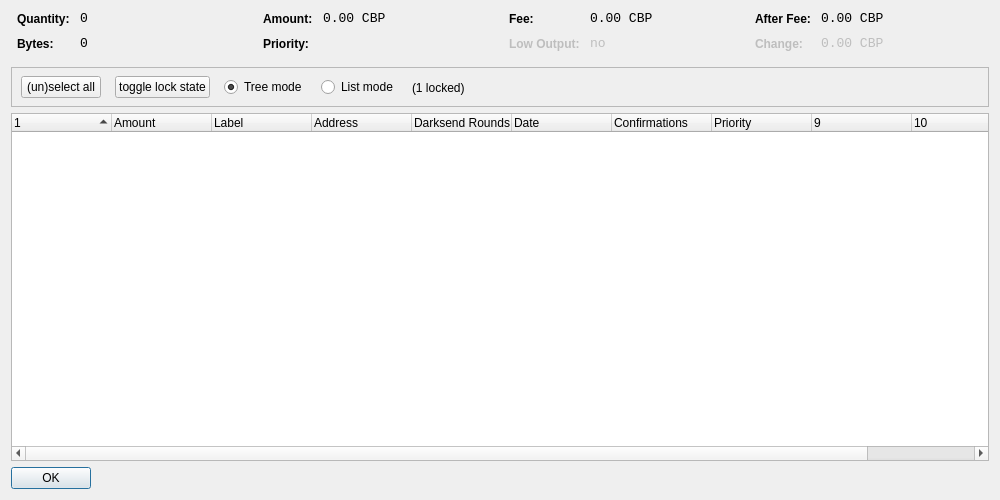
<?xml version="1.0" encoding="UTF-8"?>
<ui version="4.0">
 <class>CoinControlDialog</class>
 <widget class="QDialog" name="CoinControlDialog">
  <property name="geometry">
   <rect>
    <x>0</x>
    <y>0</y>
    <width>1000</width>
    <height>500</height>
   </rect>
  </property>
  <property name="windowTitle">
   <string>Coin Control</string>
  </property>
  <layout class="QVBoxLayout" name="verticalLayout">
   <item>
    <layout class="QHBoxLayout" name="horizontalLayoutTop" stretch="0,0,0,0">
     <property name="topMargin">
      <number>0</number>
     </property>
     <property name="bottomMargin">
      <number>10</number>
     </property>
     <item>
      <layout class="QFormLayout" name="formLayoutCoinControl1">
       <property name="horizontalSpacing">
        <number>10</number>
       </property>
       <property name="verticalSpacing">
        <number>10</number>
       </property>
       <property name="leftMargin">
        <number>6</number>
       </property>
       <property name="rightMargin">
        <number>6</number>
       </property>
       <item row="0" column="0">
        <widget class="QLabel" name="labelCoinControlQuantityText">
         <property name="styleSheet">
          <string notr="true">font-weight:bold;</string>
         </property>
         <property name="text">
          <string>Quantity:</string>
         </property>
        </widget>
       </item>
       <item row="0" column="1">
        <widget class="QLabel" name="labelCoinControlQuantity">
         <property name="font">
          <font>
           <family>Monospace</family>
           <pointsize>10</pointsize>
          </font>
         </property>
         <property name="cursor">
          <cursorShape>IBeamCursor</cursorShape>
         </property>
         <property name="contextMenuPolicy">
          <enum>Qt::ActionsContextMenu</enum>
         </property>
         <property name="text">
          <string notr="true">0</string>
         </property>
         <property name="textInteractionFlags">
          <set>Qt::LinksAccessibleByMouse|Qt::TextSelectableByKeyboard|Qt::TextSelectableByMouse</set>
         </property>
        </widget>
       </item>
       <item row="1" column="0">
        <widget class="QLabel" name="labelCoinControlBytesText">
         <property name="styleSheet">
          <string notr="true">font-weight:bold;</string>
         </property>
         <property name="text">
          <string>Bytes:</string>
         </property>
        </widget>
       </item>
       <item row="1" column="1">
        <widget class="QLabel" name="labelCoinControlBytes">
         <property name="font">
          <font>
           <family>Monospace</family>
           <pointsize>10</pointsize>
          </font>
         </property>
         <property name="cursor">
          <cursorShape>IBeamCursor</cursorShape>
         </property>
         <property name="contextMenuPolicy">
          <enum>Qt::ActionsContextMenu</enum>
         </property>
         <property name="text">
          <string notr="true">0</string>
         </property>
         <property name="textInteractionFlags">
          <set>Qt::LinksAccessibleByMouse|Qt::TextSelectableByKeyboard|Qt::TextSelectableByMouse</set>
         </property>
        </widget>
       </item>
      </layout>
     </item>
     <item>
      <layout class="QFormLayout" name="formLayoutCoinControl2">
       <property name="horizontalSpacing">
        <number>10</number>
       </property>
       <property name="verticalSpacing">
        <number>10</number>
       </property>
       <property name="leftMargin">
        <number>6</number>
       </property>
       <property name="rightMargin">
        <number>6</number>
       </property>
       <item row="0" column="0">
        <widget class="QLabel" name="labelCoinControlAmountText">
         <property name="styleSheet">
          <string notr="true">font-weight:bold;</string>
         </property>
         <property name="text">
          <string>Amount:</string>
         </property>
        </widget>
       </item>
       <item row="0" column="1">
        <widget class="QLabel" name="labelCoinControlAmount">
         <property name="font">
          <font>
           <family>Monospace</family>
           <pointsize>10</pointsize>
          </font>
         </property>
         <property name="cursor">
          <cursorShape>IBeamCursor</cursorShape>
         </property>
         <property name="contextMenuPolicy">
          <enum>Qt::ActionsContextMenu</enum>
         </property>
         <property name="text">
          <string notr="true">0.00 CBP</string>
         </property>
         <property name="textInteractionFlags">
          <set>Qt::LinksAccessibleByMouse|Qt::TextSelectableByKeyboard|Qt::TextSelectableByMouse</set>
         </property>
        </widget>
       </item>
       <item row="1" column="0">
        <widget class="QLabel" name="labelCoinControlPriorityText">
         <property name="styleSheet">
          <string notr="true">font-weight:bold;</string>
         </property>
         <property name="text">
          <string>Priority:</string>
         </property>
        </widget>
       </item>
       <item row="1" column="1">
        <widget class="QLabel" name="labelCoinControlPriority">
         <property name="font">
          <font>
           <family>Monospace</family>
           <pointsize>10</pointsize>
          </font>
         </property>
         <property name="cursor">
          <cursorShape>IBeamCursor</cursorShape>
         </property>
         <property name="contextMenuPolicy">
          <enum>Qt::ActionsContextMenu</enum>
         </property>
         <property name="text">
          <string/>
         </property>
         <property name="textInteractionFlags">
          <set>Qt::LinksAccessibleByMouse|Qt::TextSelectableByKeyboard|Qt::TextSelectableByMouse</set>
         </property>
        </widget>
       </item>
      </layout>
     </item>
     <item>
      <layout class="QFormLayout" name="formLayoutCoinControl3">
       <property name="horizontalSpacing">
        <number>10</number>
       </property>
       <property name="verticalSpacing">
        <number>10</number>
       </property>
       <property name="leftMargin">
        <number>6</number>
       </property>
       <property name="rightMargin">
        <number>6</number>
       </property>
       <item row="0" column="0">
        <widget class="QLabel" name="labelCoinControlFeeText">
         <property name="styleSheet">
          <string notr="true">font-weight:bold;</string>
         </property>
         <property name="text">
          <string>Fee:</string>
         </property>
        </widget>
       </item>
       <item row="0" column="1">
        <widget class="QLabel" name="labelCoinControlFee">
         <property name="font">
          <font>
           <family>Monospace</family>
           <pointsize>10</pointsize>
          </font>
         </property>
         <property name="cursor">
          <cursorShape>IBeamCursor</cursorShape>
         </property>
         <property name="contextMenuPolicy">
          <enum>Qt::ActionsContextMenu</enum>
         </property>
         <property name="text">
          <string notr="true">0.00 CBP</string>
         </property>
         <property name="textInteractionFlags">
          <set>Qt::LinksAccessibleByMouse|Qt::TextSelectableByKeyboard|Qt::TextSelectableByMouse</set>
         </property>
        </widget>
       </item>
       <item row="1" column="0">
        <widget class="QLabel" name="labelCoinControlLowOutputText">
         <property name="enabled">
          <bool>false</bool>
         </property>
         <property name="styleSheet">
          <string notr="true">font-weight:bold;</string>
         </property>
         <property name="text">
          <string>Low Output:</string>
         </property>
        </widget>
       </item>
       <item row="1" column="1">
        <widget class="QLabel" name="labelCoinControlLowOutput">
         <property name="enabled">
          <bool>false</bool>
         </property>
         <property name="font">
          <font>
           <family>Monospace</family>
           <pointsize>10</pointsize>
          </font>
         </property>
         <property name="cursor">
          <cursorShape>IBeamCursor</cursorShape>
         </property>
         <property name="contextMenuPolicy">
          <enum>Qt::ActionsContextMenu</enum>
         </property>
         <property name="text">
          <string notr="true">no</string>
         </property>
         <property name="textInteractionFlags">
          <set>Qt::LinksAccessibleByMouse|Qt::TextSelectableByKeyboard|Qt::TextSelectableByMouse</set>
         </property>
        </widget>
       </item>
      </layout>
     </item>
     <item>
      <layout class="QFormLayout" name="formLayoutCoinControl4">
       <property name="horizontalSpacing">
        <number>10</number>
       </property>
       <property name="verticalSpacing">
        <number>10</number>
       </property>
       <property name="leftMargin">
        <number>6</number>
       </property>
       <property name="rightMargin">
        <number>6</number>
       </property>
       <item row="0" column="0">
        <widget class="QLabel" name="labelCoinControlAfterFeeText">
         <property name="styleSheet">
          <string notr="true">font-weight:bold;</string>
         </property>
         <property name="text">
          <string>After Fee:</string>
         </property>
        </widget>
       </item>
       <item row="0" column="1">
        <widget class="QLabel" name="labelCoinControlAfterFee">
         <property name="font">
          <font>
           <family>Monospace</family>
           <pointsize>10</pointsize>
          </font>
         </property>
         <property name="cursor">
          <cursorShape>IBeamCursor</cursorShape>
         </property>
         <property name="contextMenuPolicy">
          <enum>Qt::ActionsContextMenu</enum>
         </property>
         <property name="text">
          <string notr="true">0.00 CBP</string>
         </property>
         <property name="textInteractionFlags">
          <set>Qt::LinksAccessibleByMouse|Qt::TextSelectableByKeyboard|Qt::TextSelectableByMouse</set>
         </property>
        </widget>
       </item>
       <item row="1" column="0">
        <widget class="QLabel" name="labelCoinControlChangeText">
         <property name="enabled">
          <bool>false</bool>
         </property>
         <property name="styleSheet">
          <string notr="true">font-weight:bold;</string>
         </property>
         <property name="text">
          <string>Change:</string>
         </property>
        </widget>
       </item>
       <item row="1" column="1">
        <widget class="QLabel" name="labelCoinControlChange">
         <property name="enabled">
          <bool>false</bool>
         </property>
         <property name="font">
          <font>
           <family>Monospace</family>
           <pointsize>10</pointsize>
          </font>
         </property>
         <property name="cursor">
          <cursorShape>IBeamCursor</cursorShape>
         </property>
         <property name="contextMenuPolicy">
          <enum>Qt::ActionsContextMenu</enum>
         </property>
         <property name="text">
          <string notr="true">0.00 CBP</string>
         </property>
         <property name="textInteractionFlags">
          <set>Qt::LinksAccessibleByMouse|Qt::TextSelectableByKeyboard|Qt::TextSelectableByMouse</set>
         </property>
        </widget>
       </item>
      </layout>
     </item>
    </layout>
   </item>
   <item>
    <widget class="QFrame" name="frame">
     <property name="minimumSize">
      <size>
       <width>0</width>
       <height>40</height>
      </size>
     </property>
     <property name="frameShape">
      <enum>QFrame::StyledPanel</enum>
     </property>
     <property name="frameShadow">
      <enum>QFrame::Sunken</enum>
     </property>
     <widget class="QWidget" name="horizontalLayoutWidget">
      <property name="geometry">
       <rect>
        <x>10</x>
        <y>0</y>
        <width>781</width>
        <height>41</height>
       </rect>
      </property>
      <layout class="QHBoxLayout" name="horizontalLayoutPanel" stretch="0,0,0,0,0">
       <property name="spacing">
        <number>14</number>
       </property>
       <item>
        <widget class="QPushButton" name="pushButtonSelectAll">
         <property name="sizePolicy">
          <sizepolicy hsizetype="Maximum" vsizetype="Fixed">
           <horstretch>0</horstretch>
           <verstretch>0</verstretch>
          </sizepolicy>
         </property>
         <property name="text">
          <string>(un)select all</string>
         </property>
        </widget>
       </item>
        <item>
         <widget class="QPushButton" name="pushButtonToggleLock">
          <property name="sizePolicy">
           <sizepolicy hsizetype="Maximum" vsizetype="Fixed">
            <horstretch>0</horstretch>
            <verstretch>0</verstretch>
           </sizepolicy>
          </property>
          <property name="text">
           <string>toggle lock state</string>
          </property>
          <property name="autoDefault">
           <bool>false</bool>
          </property>
         </widget>
        </item>
       <item>
        <widget class="QRadioButton" name="radioTreeMode">
         <property name="sizePolicy">
          <sizepolicy hsizetype="Maximum" vsizetype="Fixed">
           <horstretch>0</horstretch>
           <verstretch>0</verstretch>
          </sizepolicy>
         </property>
         <property name="text">
          <string>Tree mode</string>
         </property>
         <property name="checked">
          <bool>true</bool>
         </property>
        </widget>
       </item>
       <item>
        <widget class="QRadioButton" name="radioListMode">
         <property name="sizePolicy">
          <sizepolicy hsizetype="Maximum" vsizetype="Fixed">
           <horstretch>0</horstretch>
           <verstretch>0</verstretch>
          </sizepolicy>
         </property>
         <property name="text">
          <string>List mode</string>
         </property>
        </widget>
       </item>
        <item>
         <widget class="QLabel" name="labelLocked">
          <property name="text">
           <string>(1 locked)</string>
          </property>
         </widget>
        </item>
       <item>
        <spacer name="horizontalSpacer">
         <property name="orientation">
          <enum>Qt::Horizontal</enum>
         </property>
         <property name="sizeHint" stdset="0">
          <size>
           <width>40</width>
           <height>20</height>
          </size>
         </property>
        </spacer>
       </item>
      </layout>
     </widget>
    </widget>
   </item>
   <item>
    <widget class="CoinControlTreeWidget" name="treeWidget">
     <property name="contextMenuPolicy">
      <enum>Qt::CustomContextMenu</enum>
     </property>
     <property name="sortingEnabled">
      <bool>false</bool>
     </property>
     <property name="columnCount">
      <number>11</number>
     </property>
     <attribute name="headerShowSortIndicator" stdset="0">
      <bool>true</bool>
     </attribute>
     <attribute name="headerStretchLastSection">
      <bool>false</bool>
     </attribute>
     <column>
      <property name="text">
       <string/>
      </property>
     </column>
     <column>
      <property name="text">
       <string>Amount</string>
      </property>
     </column>
     <column>
      <property name="text">
       <string>Label</string>
      </property>
     </column>
     <column>
      <property name="text">
       <string>Address</string>
      </property>
     </column>
     <column>
      <property name="text">
       <string>Darksend Rounds</string>
      </property>
    </column>
     <column>
      <property name="text">
       <string>Date</string>
      </property>
     </column>
     <column>
      <property name="text">
       <string>Confirmations</string>
      </property>
      <property name="toolTip">
       <string>Confirmed</string>
      </property>
     </column>
     <column>
      <property name="text">
       <string>Priority</string>
      </property>
     </column>
     <column>
      <property name="text">
       <string/>
      </property>
     </column>
     <column>
      <property name="text">
       <string/>
      </property>
     </column>
     <column>
      <property name="text">
       <string/>
      </property>
     </column>
     <column>
      <property name="text">
       <string/>
      </property>
     </column>
    </widget>
   </item>
   <item>
    <widget class="QDialogButtonBox" name="buttonBox">
     <property name="sizePolicy">
      <sizepolicy hsizetype="Maximum" vsizetype="Fixed">
       <horstretch>0</horstretch>
       <verstretch>0</verstretch>
      </sizepolicy>
     </property>
     <property name="orientation">
      <enum>Qt::Horizontal</enum>
     </property>
     <property name="standardButtons">
      <set>QDialogButtonBox::Ok</set>
     </property>
    </widget>
   </item>
  </layout>
 </widget>
 <customwidgets>
  <customwidget>
   <class>CoinControlTreeWidget</class>
   <extends>QTreeWidget</extends>
   <header>coincontroltreewidget.h</header>
  </customwidget>
 </customwidgets>
 <resources/>
 <connections/>
</ui>
